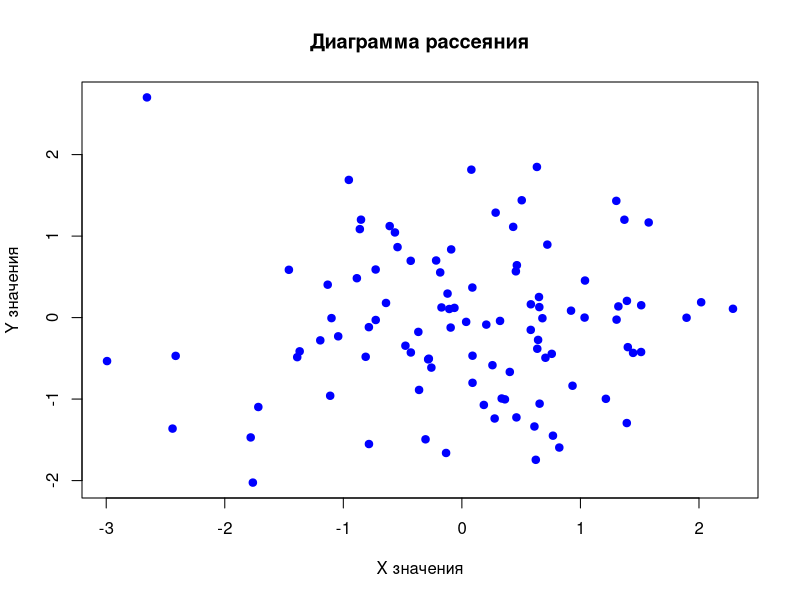

R code for this plot:
# Генерация случайного имени файла
set.seed(Sys.time())
filename <- paste0("scatter_plot_", sample(1:10000, 1), ".png")

# Создание случайных данных
set.seed(42)
x <- rnorm(100)
y <- rnorm(100)

# Построение диаграммы рассеяния
png(filename, width = 800, height = 600)
plot(x, y, 
     main = "Диаграмма рассеяния",
     xlab = "X значения",
     ylab = "Y значения",
     pch = 19,
     col = "blue")
dev.off()

cat("Диаграмма сохранена в файл:", filename, "\n")
